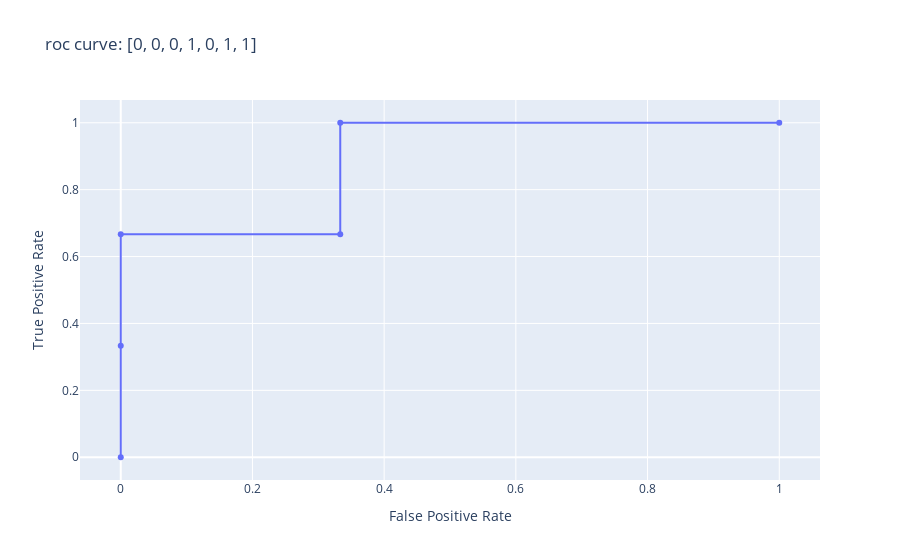

Notebook code for this chart:
### Markdown cell above
Plotting the curve, we see the following:

### Code cell
# scatter = go.Scatter(x = x_vals, y = y_vals)
go.Figure(scatter_2, layout = {'title': 'roc curve: [0, 0, 0, 1, 0, 1, 1]', 
                             'xaxis': {'title': 'False Positive Rate'},
                             'yaxis': {'title': 'True Positive Rate'}
                            })

### Figure 1 — Plotly figure (JSON) as saved in the notebook; plotly's stock layout.template omitted (floating-point values rounded to 4 significant figures)
{"data": [{"name": "imperfect classifier", "type": "scatter", "x": [0, 0, 0, 0.3333, 0.3333, 1], "y": [0, 0.3333, 0.6667, 0.6667, 1, 1]}], "layout": {"autosize": true, "title": {"text": "roc curve: [0, 0, 0, 1, 0, 1, 1]"}, "xaxis": {"autorange": true, "range": [-0.06132, 1.061], "title": {"text": "False Positive Rate"}, "type": "linear"}, "yaxis": {"autorange": true, "range": [-0.07325, 1.073], "title": {"text": "True Positive Rate"}, "type": "linear"}}}
